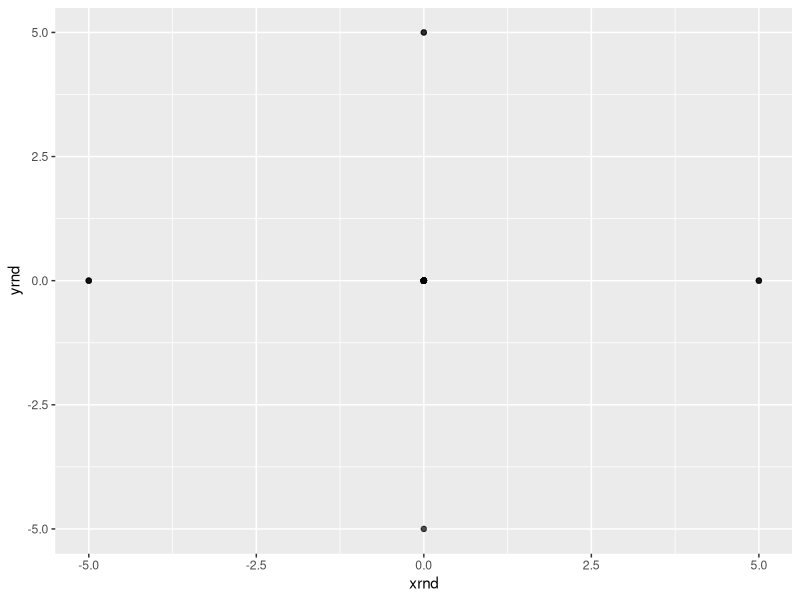
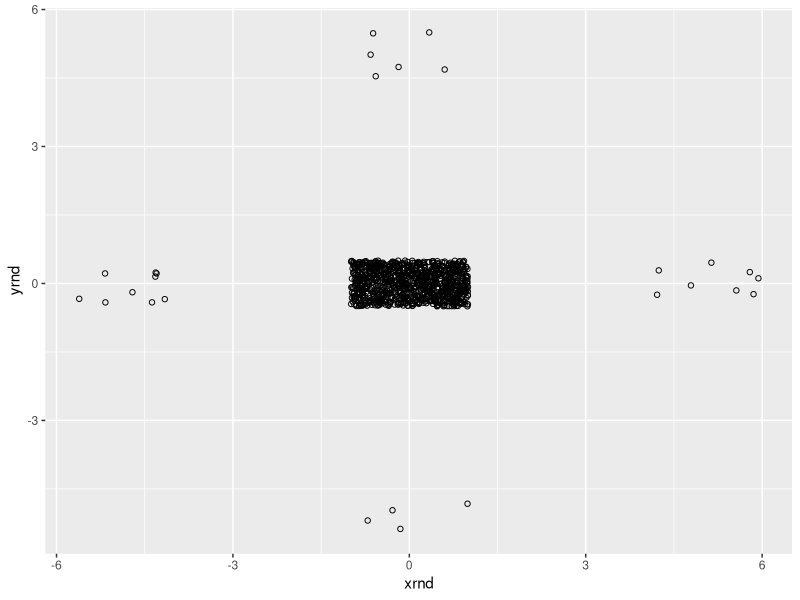
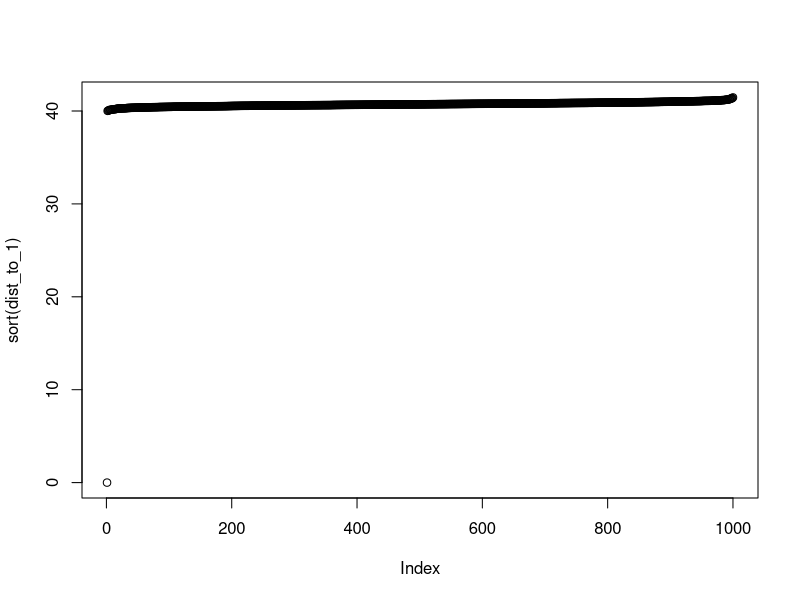

R code for these plots, in order:
##############################################
# Transform string into operation (20160225) #
##############################################
a = "c(1,2,3)"
eval(parse(text = a))

#####################################################
# Converting data frame into multidimensional array #
#####################################################
# http://r.789695.n4.nabble.com/
# Converting-data-frame-into-multidimensional-array-td3926705.html
X <- data.frame(Titanic) 
xtabs(Freq ~., X)

#######################################
# Equation in text from lm (20150728) #
#######################################
a = c(1,2,3,4,5,7)
b = c(10,8,9,10,4,-1)
c = c(9,4,1,-3,-9,-10)
y = c(10,11,13,18,19,20)
reg = lm(y~a+b+c)
names_coeff = names(reg$coefficients)
names_coeff[1] = "1"
paste(paste(paste(names_coeff , reg$coefficients, 
                  sep="*(" ), collapse=")+"),")",sep="")

##################################################
# Get all variables beginning with S_ (20150727) #
##################################################
rm(list=ls())
S_1 = "coucou"
S_2 = "bonjour"
S_3 = "salut"
D_1 = "adieu"
first_two_letters = "S_"
current_ls = ls()
idx = which(substr(current_ls, 1, 2) == first_two_letters)
name_list = current_ls[idx]
for(name in name_list) { print(get(name)) }

#########################
# Handling overplotting #
#########################
# The keyword is "jitter".
#
# http://www.cookbook-r.com/Graphs/Scatterplots_%28ggplot2%29/
# If you have many data points, or if your data scales are discrete, 
# then the data points might overlap and it will be impossible to see
# if there are many points at the same location.
library(ggplot2)
N = 1000
dat = data.frame(xvar = rnorm(N), yvar = rnorm(N))
# Round xvar and yvar to the nearest 5
dat$xrnd <- round(dat$xvar/5)*5
dat$yrnd <- round(dat$yvar/5)*5
# Make each dot partially transparent, with 1/4 opacity
# For heavy overplotting, try using smaller values
ggplot(dat, aes(x=xrnd, y=yrnd)) +
  geom_point(shape=19,      # Use solid circles
             alpha=1/4)     # 1/4 opacity
# Jitter the points
# Jitter range is 1 on the x-axis, .5 on the y-axis
ggplot(dat, aes(x=xrnd, y=yrnd)) +
  geom_point(shape=1,      # Use hollow circles
             position=position_jitter(width=1,height=.5))
 
########################################
# Uniform dist in dim 10000 (20170329) #
########################################
# To show that all elements in high dimension are very far away one to 
# each other, under uniform distribution
N = 1000
m = 10000
a = matrix(runif(N*m), ncol = m)
dist_to_1 = sqrt(apply((t(t(a) - a[1,]))^2, 1, sum))
plot(sort(dist_to_1))

##################################
# Retrieve retrieve pdq of ARIMA #
##################################
library(forecast)
my_ts = ts(1:100)
my_autoarima = auto.arima(my_ts)
captured = capture.output(my_autoarima)[[2]]
captured = strsplit(captured, " ")[[1]][1]
captured2 = gsub("ARIMA\\(", "", captured)
captured2 = gsub("\\)", "", captured2)
p_d_q = as.numeric(strsplit(captured2, ",")[[1]])
print(p_d_q)

#########################################################
# Multiply rows of matrix by the same vector (20170106) #
#########################################################
# https://stackoverflow.com/questions/3643555
# Multiply rows of matrix by vector
(mat <- matrix(rep(1:3,each=5),nrow=3,ncol=5,byrow=TRUE))
vec <- 1:5
sweep(mat,MARGIN=2,vec,`*`)

################################################
# Write a string in the reverse order 20170719 #
################################################
# Example: revstring("bonjour") gives "ruojnob"
revstring <- function(s) paste(rev(strsplit(s,"")[[1]]),collapse="")
revstring("bonjour") # "ruojnob"